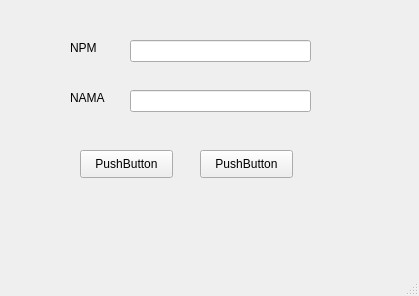
<?xml version="1.0" encoding="UTF-8"?>
<ui version="4.0">
 <class>MainWindow</class>
 <widget class="QMainWindow" name="MainWindow">
  <property name="geometry">
   <rect>
    <x>0</x>
    <y>0</y>
    <width>419</width>
    <height>296</height>
   </rect>
  </property>
  <property name="windowTitle">
   <string>MainWindow</string>
  </property>
  <widget class="QWidget" name="centralwidget">
   <widget class="QLabel" name="label">
    <property name="geometry">
     <rect>
      <x>70</x>
      <y>40</y>
      <width>55</width>
      <height>16</height>
     </rect>
    </property>
    <property name="text">
     <string>NPM</string>
    </property>
   </widget>
   <widget class="QLabel" name="label_2">
    <property name="geometry">
     <rect>
      <x>70</x>
      <y>90</y>
      <width>55</width>
      <height>16</height>
     </rect>
    </property>
    <property name="text">
     <string>NAMA</string>
    </property>
   </widget>
   <widget class="QLineEdit" name="lineEdit">
    <property name="geometry">
     <rect>
      <x>130</x>
      <y>40</y>
      <width>181</width>
      <height>22</height>
     </rect>
    </property>
   </widget>
   <widget class="QLineEdit" name="lineEdit_2">
    <property name="geometry">
     <rect>
      <x>130</x>
      <y>90</y>
      <width>181</width>
      <height>22</height>
     </rect>
    </property>
   </widget>
   <widget class="QPushButton" name="pushButton">
    <property name="geometry">
     <rect>
      <x>80</x>
      <y>150</y>
      <width>93</width>
      <height>28</height>
     </rect>
    </property>
    <property name="text">
     <string>PushButton</string>
    </property>
   </widget>
   <widget class="QPushButton" name="pushButton_2">
    <property name="geometry">
     <rect>
      <x>200</x>
      <y>150</y>
      <width>93</width>
      <height>28</height>
     </rect>
    </property>
    <property name="text">
     <string>PushButton</string>
    </property>
   </widget>
  </widget>
  <widget class="QMenuBar" name="menubar">
   <property name="geometry">
    <rect>
     <x>0</x>
     <y>0</y>
     <width>419</width>
     <height>26</height>
    </rect>
   </property>
  </widget>
  <widget class="QStatusBar" name="statusbar"/>
 </widget>
 <resources/>
 <connections/>
</ui>
